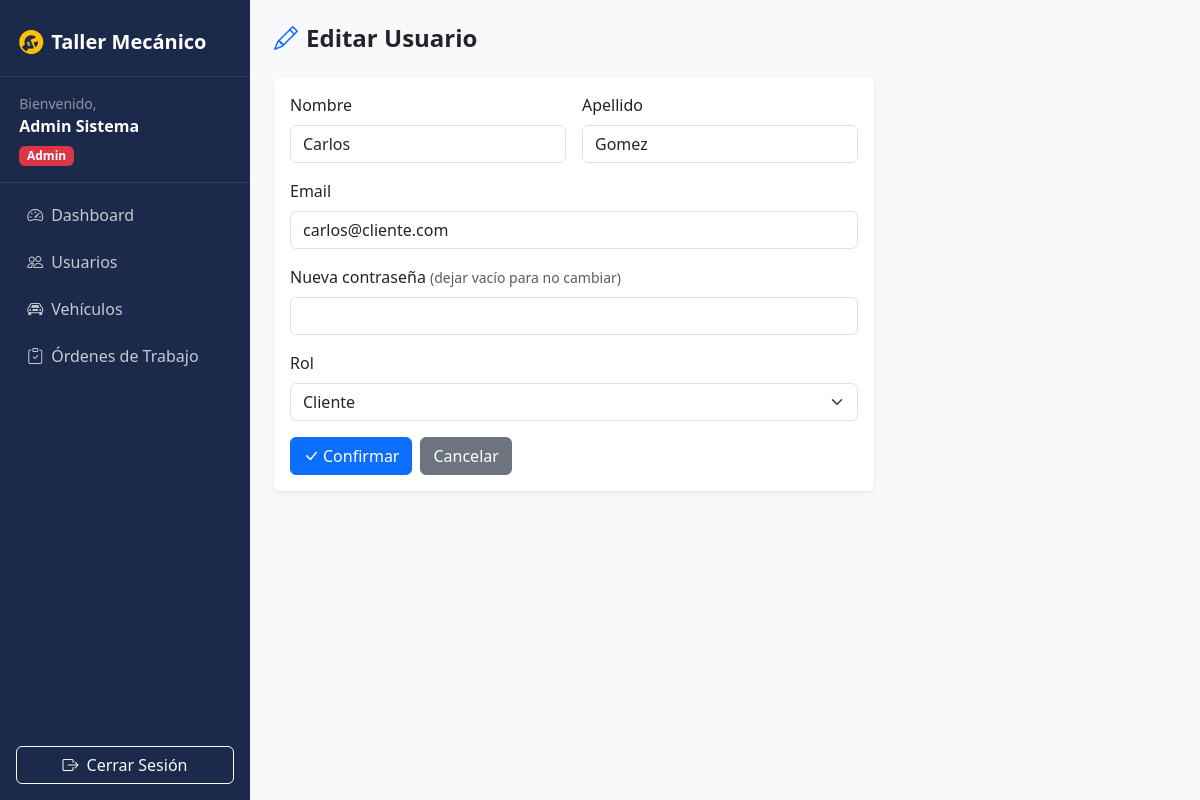
/modificarusuario.php?id=4 (signed in), run on an earlier commit of the app's database.
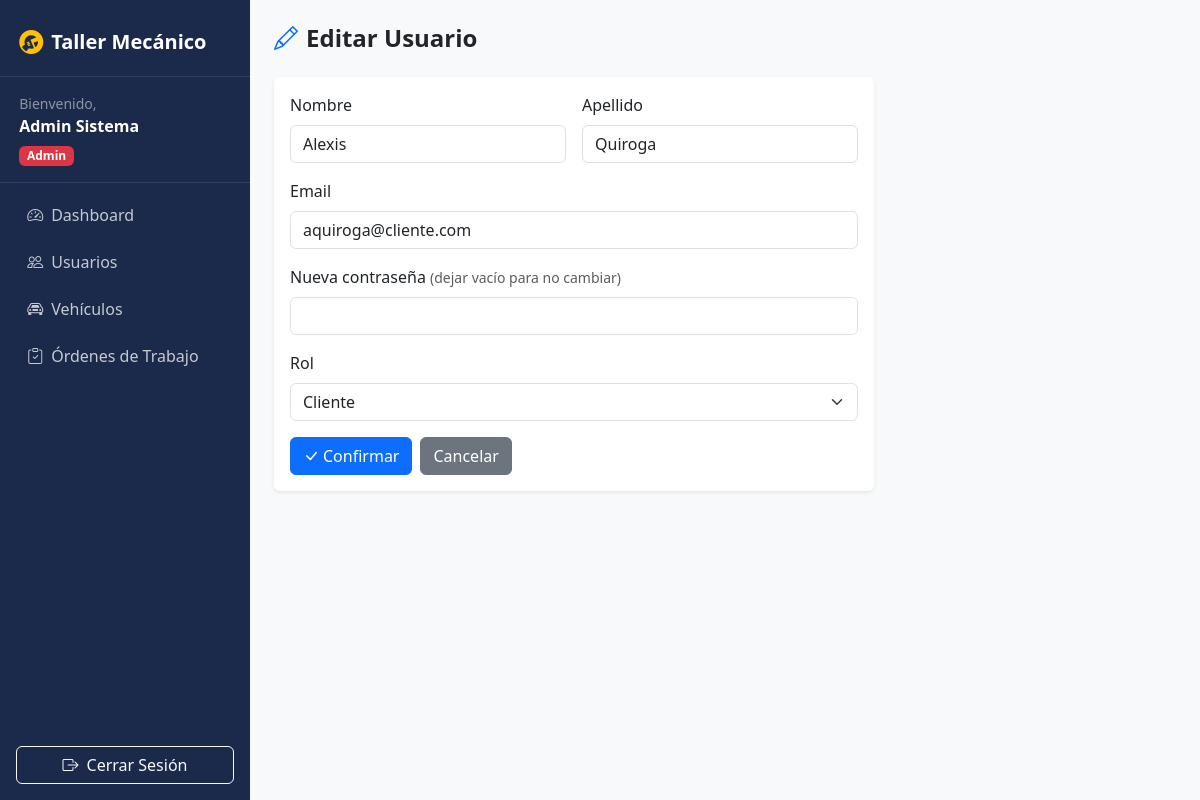
And on a later commit of the database.
### tables this page shows
CREATE TABLE usuarios (
    id INT PRIMARY KEY AUTO_INCREMENT,
    nombre VARCHAR(100) NOT NULL,
    apellido VARCHAR(100) NOT NULL,
    email VARCHAR(100) NOT NULL UNIQUE,
    password VARCHAR(32) NOT NULL,
    rol ENUM('admin','cliente','mecanico','electricista') NOT NULL,
    created_at TIMESTAMP DEFAULT CURRENT_TIMESTAMP
);

### consultas.php (called while the page is built, shortened)
<?php
function obtenerUsuario($conexion, $id) {
    $SQL = "SELECT * FROM usuarios WHERE id = $id";
    $rs = mysqli_query($conexion, $SQL);
    $data = mysqli_fetch_array($rs);
    return $data;
}

### modificarusuario.php (the view, shortened to what this page needs)
<?php
require_once 'consultas.php';
$conexion = conexion();
$id = (int)$_GET['id'];
$usuario = obtenerUsuario($conexion, $id);
?>
<?php include 'header.php'; ?>
<?php include 'menulateral.php'; ?>
<div class="container-fluid p-4">
    <div class="d-flex justify-content-between align-items-center mb-4">
        <h4 class="fw-bold mb-0"><i class="bi bi-pencil me-2 text-primary"></i>Editar Usuario</h4>
    </div>
    <div class="card border-0 shadow-sm" style="max-width:600px;">
        <div class="card-body">
            <form method="POST" action="">
                <div class="row g-3">
                    <div class="col-md-6">
                        <label class="form-label">Nombre</label>
                        <input type="text" name="nombre" class="form-control" required
                            value="<?php echo isset($_POST['nombre']) ? $_POST['nombre'] : $usuario['nombre']; ?>">
                    </div>
                    <div class="col-md-6">
                        <label class="form-label">Apellido</label>
                        <input type="text" name="apellido" class="form-control" required
                            value="<?php echo isset($_POST['apellido']) ? $_POST['apellido'] : $usuario['apellido']; ?>">
                    </div>
                    <div class="col-12">
                        <label class="form-label">Email</label>
                        <input type="email" name="email" class="form-control" required
                            value="<?php echo isset($_POST['email']) ? $_POST['email'] : $usuario['email']; ?>">
                    </div>
                    <div class="col-12">
                        <label class="form-label">Nueva contraseña <small class="text-muted">(dejar vacío para no cambiar)</small></label>
                        <input type="password" name="password" class="form-control">
                    </div>
                    <div class="col-12">
                        <label class="form-label">Rol</label>
                        <select name="rol" class="form-select" required>
                            <?php
                            $roles = ['admin','mecanico','electricista','cliente'];
                            if (isset($_POST['rol'])) {
                                $rol_actual = $_POST['rol'];
                            } else {
                                $rol_actual = $usuario['rol'];
                            }
                            foreach ($roles as $r) {
                            ?>
                            <option value="<?php echo $r; ?>" <?php echo $rol_actual === $r ? 'selected' : ''; ?>><?php echo ucfirst($r); ?></option>
                            <?php } ?>
                        </select>
                    </div>
                    <div class="col-12 d-flex gap-2">
                        <button type="submit" name="modificar" value="1" class="btn btn-primary">
                            <i class="bi bi-check-lg me-1"></i>Confirmar
                        </button>
                        <a href="tablausuarios.php" class="btn btn-secondary">Cancelar</a>
                    </div>
                </div>
            </form>
        </div>
    </div>
</div>
<?php include 'footer.php'; ?>

What changed in the data, as far as the page shows it:
changed usuarios "Cliente": nombre "Carlos" → "Alexis"; apellido "Gomez" → "Quiroga"; email "carlos@cliente.com" → "aquiroga@cliente.com"
